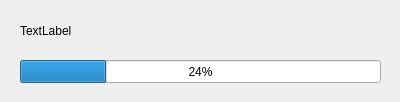
<?xml version="1.0" encoding="UTF-8"?>
<ui version="4.0">
 <class>WriteStatus</class>
 <widget class="QDialog" name="WriteStatus">
  <property name="geometry">
   <rect>
    <x>0</x>
    <y>0</y>
    <width>400</width>
    <height>102</height>
   </rect>
  </property>
  <property name="windowTitle">
   <string>Writing...</string>
  </property>
  <widget class="QLabel" name="label">
   <property name="geometry">
    <rect>
     <x>20</x>
     <y>20</y>
     <width>361</width>
     <height>21</height>
    </rect>
   </property>
   <property name="text">
    <string>TextLabel</string>
   </property>
  </widget>
  <widget class="QProgressBar" name="progressBar">
   <property name="geometry">
    <rect>
     <x>20</x>
     <y>60</y>
     <width>361</width>
     <height>23</height>
    </rect>
   </property>
   <property name="value">
    <number>24</number>
   </property>
  </widget>
 </widget>
 <resources/>
 <connections/>
</ui>
